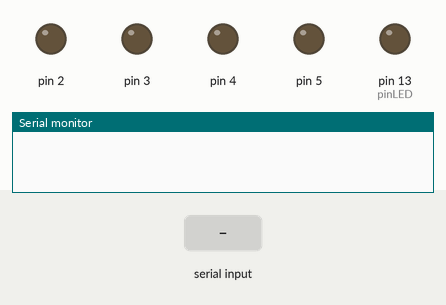
Recording of a sketch running on a simulated Arduino Uno, built with avr-gcc and run on an emulated ATmega328P. On the bench: output pins drawn as LEDs (lit = HIGH), the last lines printed to the serial monitor. Inputs (shaded band) come from the test bench.

Above: at 2.2 s.
2.3 s: "CONNECT#" received over Serial
At 3.5 s:
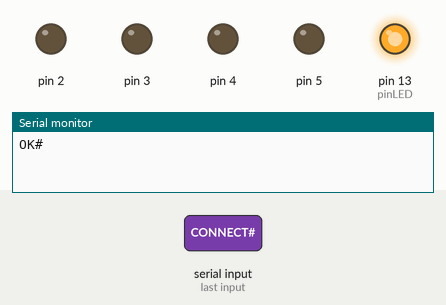
3.8 s: "RA+#" received over Serial
At 4.7 s:
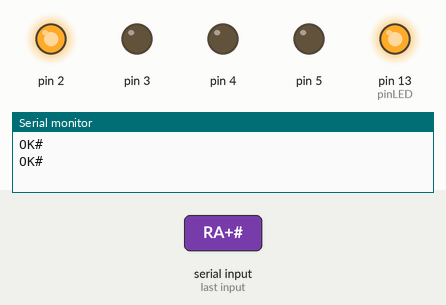
5.3 s: "RA-#" received over Serial
At 5.9 s:
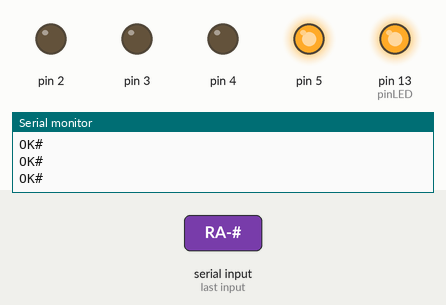
6.8 s: "DEC+#" received over Serial
At 8.0 s:
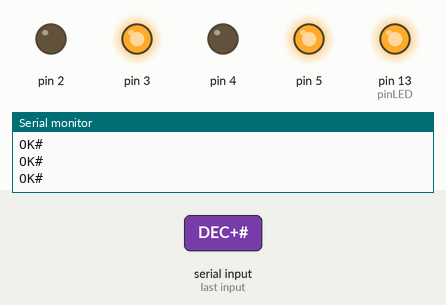
8.3 s: "RA0#" received over Serial
At 9.4 s:
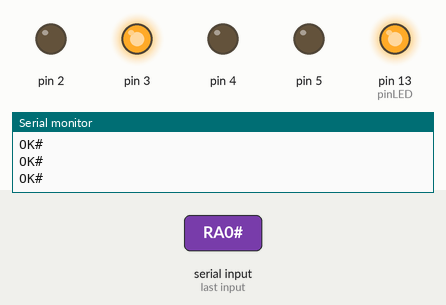
9.8 s: "DEC-#" received over Serial
At 10.5 s:
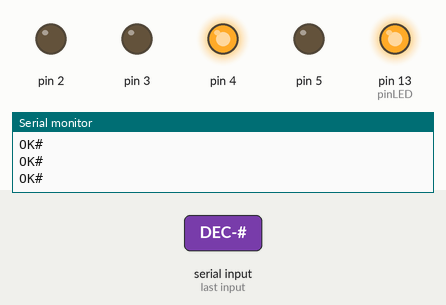
Timing chart, 0 to 12.3 s (numbered marks = the images above; inputs shaded):
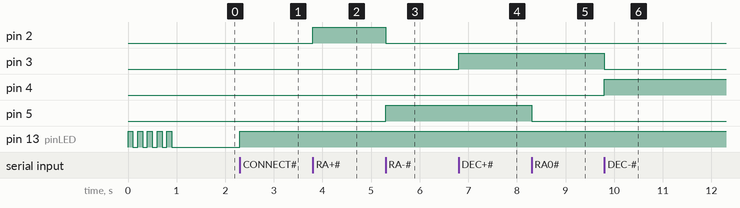

Measured:
- after the input at 2.3 s, pin 13 (pinLED): LOW → HIGH at once
- after the input at 3.8 s, pin 2: LOW → HIGH at once
- after the input at 5.3 s, pin 2: HIGH → LOW at once; pin 5: LOW → HIGH at once
- after the input at 6.8 s, pin 3: LOW → HIGH at once
- after the input at 8.3 s, pin 5: HIGH → LOW at once
- after the input at 9.8 s, pin 3: HIGH → LOW at once; pin 4: LOW → HIGH at once

The sketch:

ArduinoST4GoTo.ino
```cpp
// (licence header left out)
/*
 * Led indicates whether the software requested connection, it is shut off when the software disconnects
 */
const int pinLED = 13;

/**
 * An axis has a pin per direction.
 * Both pins cannot be up at the same time.
 */
class Axis
{
private:
  int plusPin;
  int minusPin;

public:
  Axis(int plusPin, int minusPin) : plusPin(plusPin), minusPin(minusPin)
  {
  }
  void setupPins()
  {
    pinMode(this->plusPin, OUTPUT);
    pinMode(this->minusPin, OUTPUT);
  }
  void plus()
  {
    digitalWrite(this->minusPin, LOW);
    digitalWrite(this->plusPin, HIGH);
  }
  void minus()
  {
    digitalWrite(this->plusPin, LOW);
    digitalWrite(this->minusPin, HIGH);
  }
  void reset()
  {
    digitalWrite(this->minusPin, LOW);
    digitalWrite(this->plusPin, LOW);
  }
};

class Axis rightAscension(
    2,  //RA+ pin
    5); //RA- pin
class Axis declination(
    3,  //DEC+ pin
    4); //DEC- pin

void setup()
{
  rightAscension.setupPins();
  declination.setupPins();
  pinMode(pinLED, OUTPUT);
  //57.6k, 8 data bits, no parity, one stop bit.
  Serial.begin(57600, SERIAL_8N1);
  //Wait for serial port to connect. Needed for Leonardo only
  while (!Serial)
    ;

  for (int i = 0; i < 5; i++)
  {
    digitalWrite(pinLED, HIGH);
    delay(100);
    digitalWrite(pinLED, LOW);
    delay(100);
  }
}

void resetPins()
{
  rightAscension.reset();
  declination.reset();
}

void loop()
{
  if (Serial.available() > 0)
  {
    //Received something
    String opcode = Serial.readStringUntil('#');
    boolean validOpcode = true;
    //Parse opcode
    if (opcode == "CONNECT")
    {
      digitalWrite(pinLED, HIGH);
      resetPins();
    }
    else if (opcode == "DISCONNECT")
    {
      digitalWrite(pinLED, LOW);
      resetPins();
    }
    else if (opcode == "RA0")
    {
      rightAscension.reset();
    }
    else if (opcode == "RA+")
    {
      rightAscension.plus();
    }
    else if (opcode == "RA-")
    {
      rightAscension.minus();
    }
    else if (opcode == "DEC0")
    {
      declination.reset();
    }
    else if (opcode == "DEC+")
    {
      declination.plus();
    }
    else if (opcode == "DEC-")
    {
      declination.minus();
    }
    else
    {
      validOpcode = false;
    }
    if (validOpcode)
    {
      //Acknowledge valid command
      Serial.println("OK#");
    }
  }
}
```
